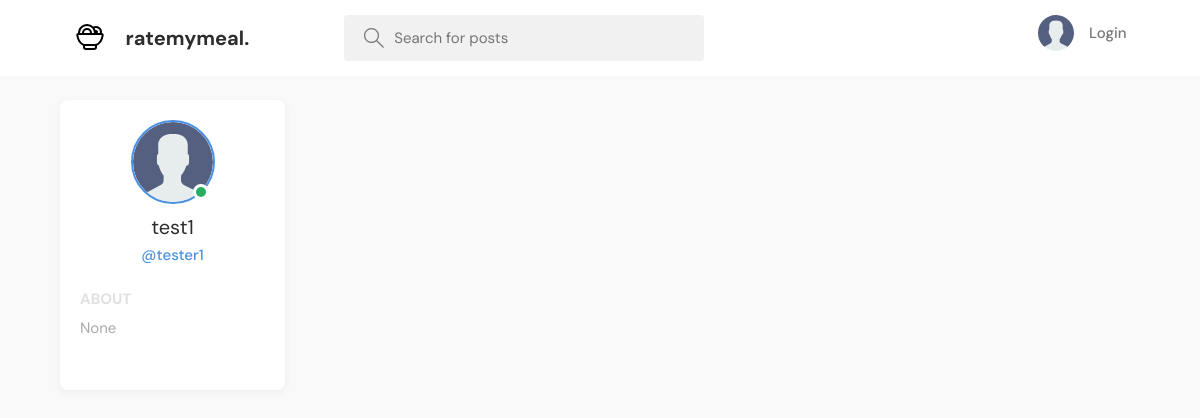
Before: /profile/6/ with the older database file.
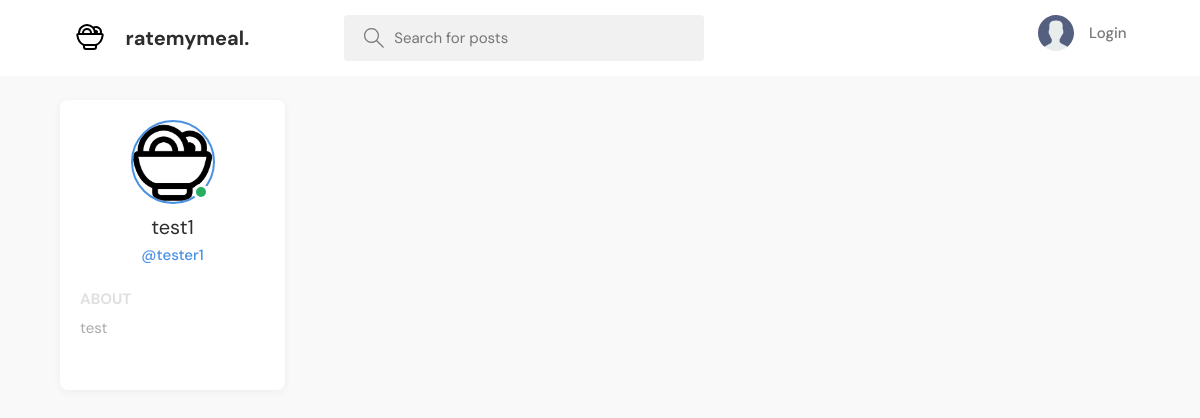
After: the same page with the newer database file.
### base/models.py (models this page shows, shortened)
class User(AbstractUser):
    name = models.CharField(max_length=200, null=True)
    email = models.EmailField(unique=True, null=True)
    bio = models.TextField(null=True)
    avatar = models.ImageField(null=True, default="avatar.svg")
    USERNAME_FIELD = 'email'
    REQUIRED_FIELDS = ['username']

### base/views.py (the view)
# urls.py: path('profile/<str:pk>/', views.userProfile, name="user-profile"),
def userProfile(request, pk):
    user = get_object_or_404(User, id=pk)
    reviews = Review.objects.filter(user=user)
    return render(request, 'base/profile.html', {'user': user, 'reviews': reviews})

### base/templates/base/profile.html (shortened to what this page needs)
{% extends 'main.html' %}
{% block content %}
<main class="profile-page layout layout--3">
  <div class="container">
    <div class="itemList">
      <div class="profile">
        <div class="profile__avatar">
          <div class="avatar avatar--large active">
            <img src="{{user.avatar.url}}" />
          </div>
        </div>
        <div class="profile__info">
          <h3>{{user.name}}</h3>
          <p>@{{user.username}}</p>
        </div>
        <div class="profile__about">
          <h3>About</h3>
          <p>
            {{user.bio}}
          </p>
        </div>
      </div>
    </div>
  </div>
</main>
{% endblock content %}

Changed rows visible on the page:
changed User "test1": avatar: picture added in place of a placeholder; bio "None" → "test"
